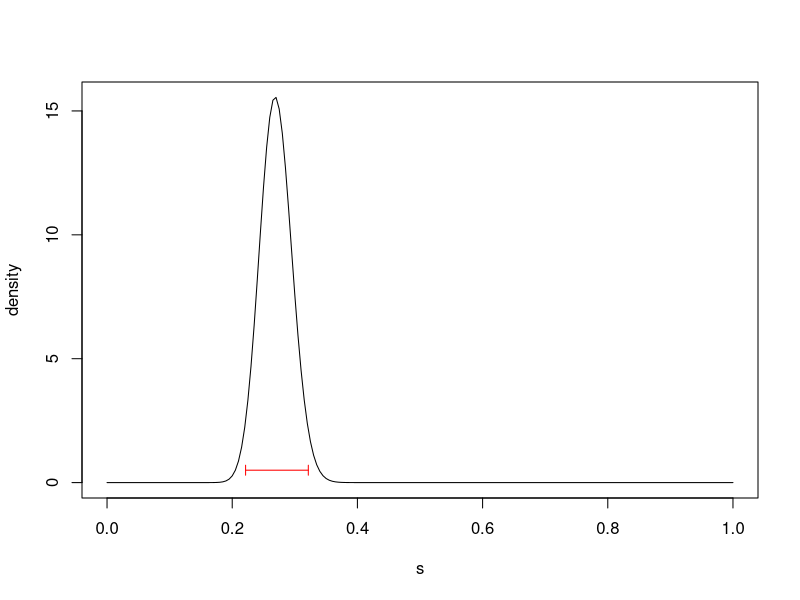
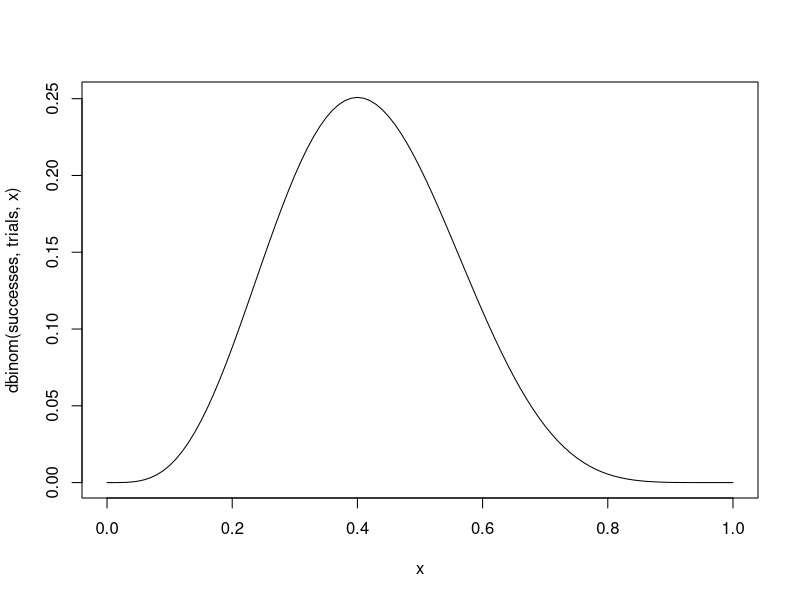
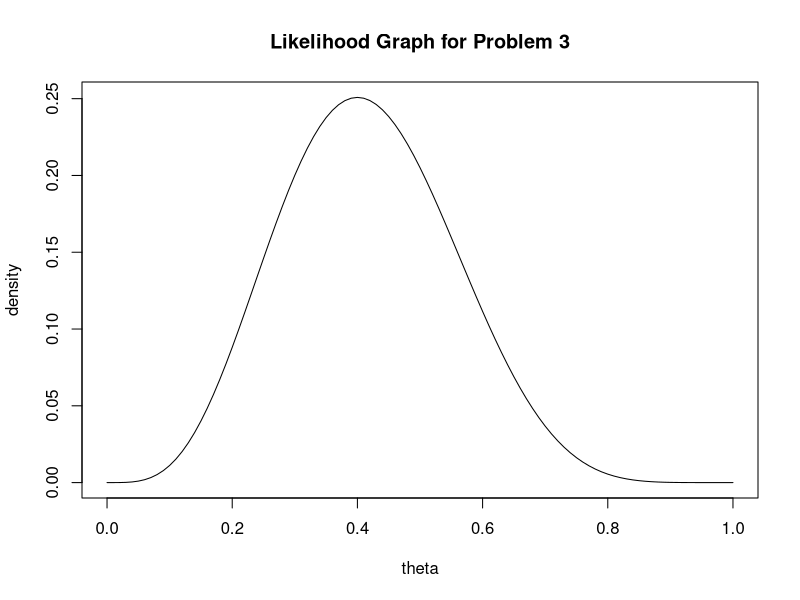
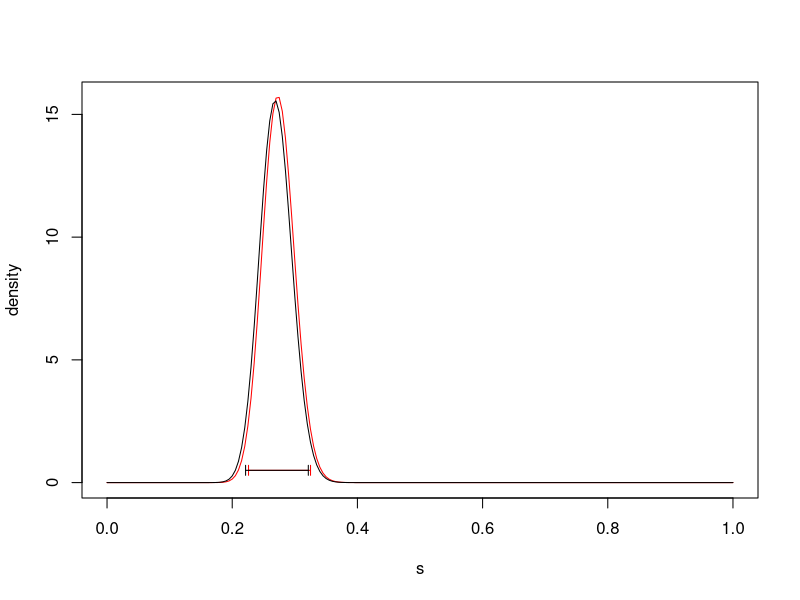
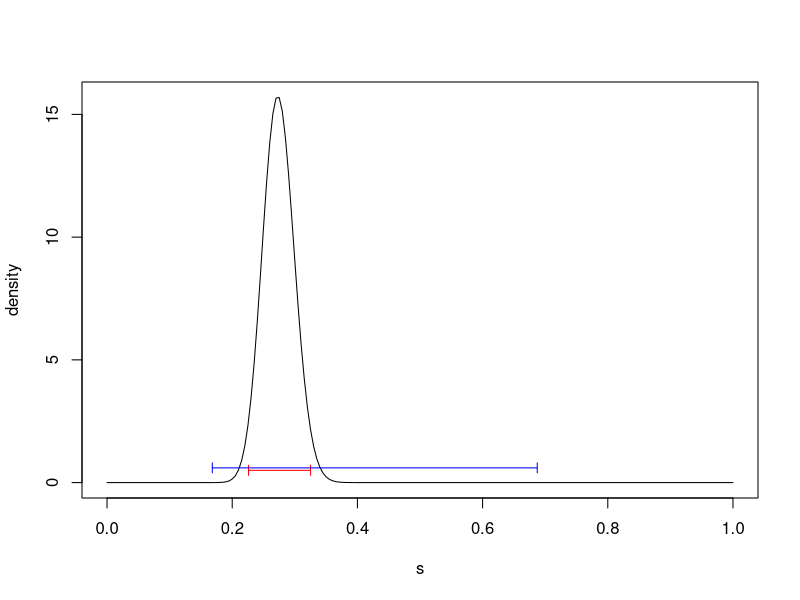
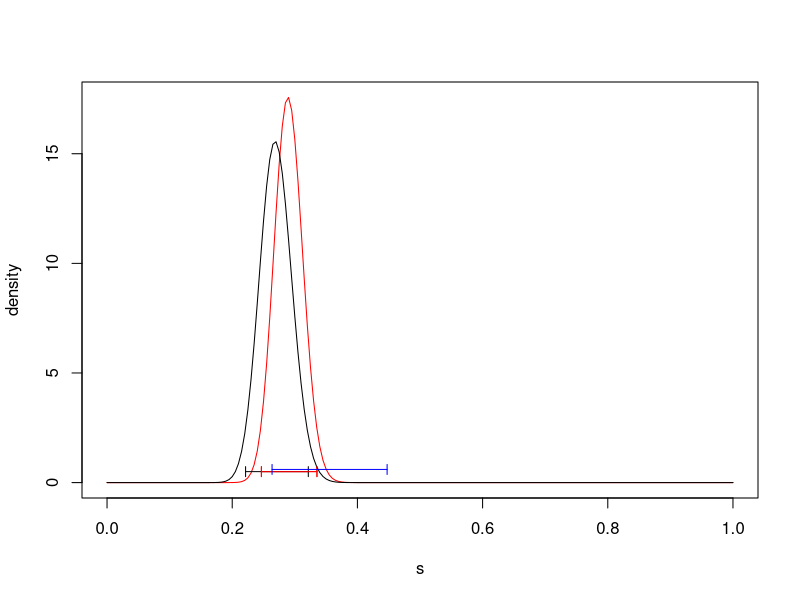
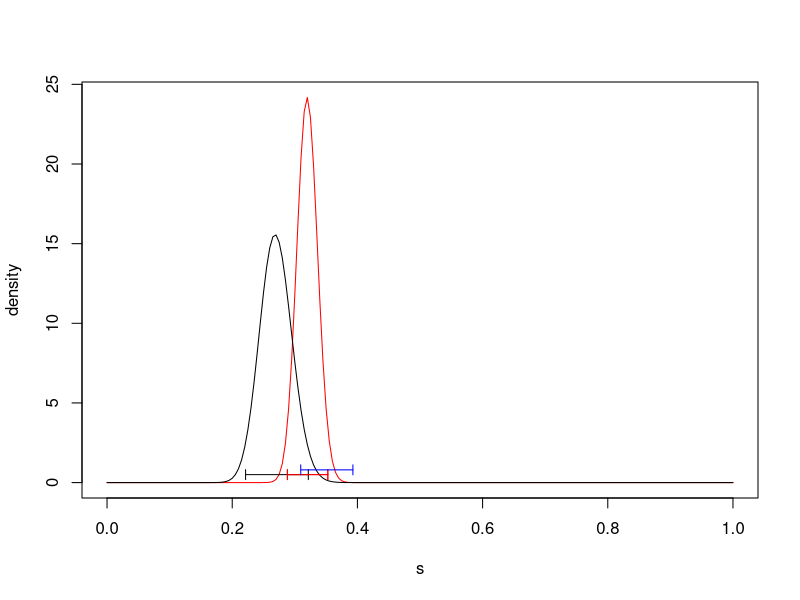
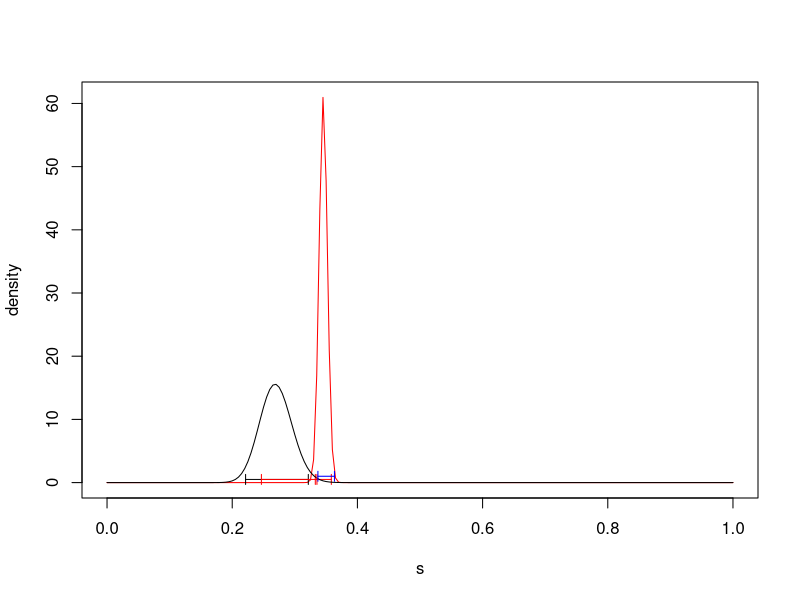

Write R code to recreate these figures, in order.
## ---- chunk 1
knitr::opts_chunk$set(echo = TRUE)
## ---- chunk 2
# First input the values for positive and negative on Absent and Disease
disease_positive <- 0.99
absent_positive <- 0.05
disease_negative <- (1 - 0.99)
absent_negative <- (1 - 0.05)

# Input probability of Disease and Absent
disease_probability <- 0.001
absent_probability <- (1 - 0.001)

# Find the first time they are tested as positive probability for Disease
first_disease_positive <- (disease_positive * disease_probability) / ( (disease_positive * disease_probability) + (absent_positive * absent_probability) )

first_disease_positive

# Find the re-test results as negative for Disease
retest_disease_probability <- first_disease_positive # to prevent rounding
retest_absent_probability <- (1 - retest_disease_probability)

retest_disease_negative <- (disease_negative * retest_disease_probability) / ( (disease_negative * retest_disease_probability) + (absent_negative * retest_absent_probability) )

retest_disease_negative
## ---- chunk 3
# First input the values for positive and negative on Absent and Disease
disease_positive <- 0.99
absent_positive <- 0.05
disease_negative <- (1 - 0.99)
absent_negative <- (1 - 0.05)

# Input probability of Disease and Absent
disease_probability <- 0.001
absent_probability <- (1 - 0.001)

# Utilize the Bayes' Rule to calculate for Disease Negative
first_disease_negative <-(disease_negative * disease_probability) / ( (disease_negative * disease_probability) + (absent_negative * absent_probability) )

first_disease_negative
## ---- chunk 4
# Find the re-test results as positive for Disease
retest_disease_probability <- first_disease_negative # to prevent rounding
retest_absent_probability <- (1 - retest_disease_probability)

retest_disease_positive <- (disease_positive * retest_disease_probability) / ( (disease_positive * retest_disease_probability) + (absent_positive * retest_absent_probability) )

retest_disease_positive

# Compare the results from 5.1 and 5.3
retest_disease_negative
retest_disease_positive
## ---- chunk 5
s <- seq(0.0, 1, by = 0.005)
plot(s, dbeta(s, 81, 219), type = 'l', ylab = 'density')
arrows(qbeta(0.025, 81, 219), 0.5, qbeta(0.975, 81, 219), 0.5, col = 'red', code = 3, angle = 90, length = 0.05) # adding an 'arrow' to display a credibility interval at the level y = 0.5
## ---- chunk 6
print( c( qbeta(0.025, 81, 219), qbeta(0.975, 81, 219) ) )  # equal tailed Credibility interval
## ---- chunk 7
# Create a Likelihood function
likelihoodfunc <- function(successes, trials)
  {
     curve(dbinom(successes,trials,x))
}

# Out of 10 trials, there were 4 successes
plot1 <- likelihoodfunc(4, 10)

plot(plot1, type = 'l', ylab = 'density', xlab = 'theta', main = 'Likelihood Graph for Problem 3')
## ---- chunk 8
s <- seq(0.0, 1, by = 0.005)

# N = 10, z = 4 --> Beta([81 + 4], [10 - 4 + 219]) --> Posterior Distribution
# Posterior Distribution
plot(s, dbeta(s, 85, 225), type = 'l', ylab = 'density', col = 'red')
arrows(qbeta(0.025, 85, 225), 0.5, qbeta(0.975, 85, 225), 0.5, col = 'red', code = 3, angle = 90, length = 0.05) 

# Prior Distribution
lines(s, dbeta(s, 81, 219), type = 'l', ylab = 'density', col = 'black')
arrows(qbeta(0.025, 81, 219), 0.5, qbeta(0.975, 81, 219), 0.5, col = 'black', code = 3, angle = 90, length = 0.05) 
## ---- chunk 9
library(Hmisc)

# Equal Tailed Credibility Interval
print( c( qbeta(0.025, 85, 225), qbeta(0.975, 85, 225) ) )  

# Confidence Interval
binconf(4, 10)

# Plot both credibility intervals
s <- seq(0.0, 1, by = 0.005)
plot(s, dbeta(s, 85, 225), type = 'l', ylab = 'density')
arrows(qbeta(0.025, 85, 225), 0.5, qbeta(0.975, 85, 225), 0.5, col = 'red', code = 3, angle = 90, length = 0.05) # Equal Tailed Credibility Interval
arrows(0.1681803, 0.6, 0.6873262, 0.6, col = 'blue', code = 3, angle = 90, length = 0.05) # Confidence Interval
## ---- chunk 10
s <- seq(0.0, 1, by = 0.005)

# N = 100, z = 35 --> Beta([81 + 35], [100 - 35 + 219]) --> Posterior Distribution
# Posterior Distribution
plot(s, dbeta(s, 116, 284), type = 'l', ylab = 'density', col = 'red')
arrows(qbeta(0.025, 116, 284), 0.5, qbeta(0.975, 116, 284), 0.5, col = 'red', code = 3, angle = 90, length = 0.05) 

# Prior Distribution
lines(s, dbeta(s, 81, 219), type = 'l', ylab = 'density', col = 'black')
arrows(qbeta(0.025, 81, 219), 0.5, qbeta(0.975, 81, 219), 0.5, col = 'black', code = 3, angle = 90, length = 0.05)


# Equal Tailed Credibility Interval
print( c( qbeta(0.025, 116, 284), qbeta(0.975, 116, 284) ) )  

# Confidence Interval
binconf(35, 100)

# Plot both intervals
arrows(qbeta(0.025, 116, 284), 0.5, qbeta(0.975, 116, 284), 0.5, col = 'red', code = 3, angle = 90, length = 0.05) # Equal Tailed Credibility Interval
arrows(0.2636425 , 0.6, 0.4474556, 0.6, col = 'blue', code = 3, angle = 90, length = 0.05) # Confidence Interval
## ---- chunk 11
s <- seq(0.0, 1, by = 0.005)

# N = 500, z = 175 --> Beta([81 + 175], [500 - 175 + 219]) --> Posterior Distribution
# Posterior Distribution
plot(s, dbeta(s, 256, 544), type = 'l', ylab = 'density', col = 'red')
arrows(qbeta(0.025, 256, 544), 0.5, qbeta(0.975, 256, 544), 0.5, col = 'red', code = 3, angle = 90, length = 0.05) 

# Prior Distribution
lines(s, dbeta(s, 81, 219), type = 'l', ylab = 'density', col = 'black')
arrows(qbeta(0.025, 81, 219), 0.5, qbeta(0.975, 81, 219), 0.5, col = 'black', code = 3, angle = 90, length = 0.05)


# Equal Tailed Credibility Interval
print( c( qbeta(0.025, 256, 544), qbeta(0.975, 256, 544) ) )  

# Confidence Interval
binconf(175, 500)

# Plot both intervals
arrows(qbeta(0.025, 256, 544), 0.5, qbeta(0.975, 256, 544), 0.5, col = 'red', code = 3, angle = 90, length = 0.05) # Equal Tailed Credibility Interval
arrows(0.3094802, 0.8, 0.3928071, 0.8, col = 'blue', code = 3, angle = 90, length = 0.05) # Confidence Interval
## ---- chunk 12
s <- seq(0.0, 1, by = 0.005)

# N = 5000, z = 1750 --> Beta([81 + 1750], [5000 - 1750 + 219]) --> Posterior Distribution
# Posterior Distribution
plot(s, dbeta(s, 1831, 3469), type = 'l', ylab = 'density', col = 'red')
arrows(qbeta(0.025, 1831, 3469), 0.5, qbeta(0.975, 1831, 3469), 0.5, col = 'red', code = 3, angle = 90, length = 0.05) 

# Prior Distribution
lines(s, dbeta(s, 81, 219), type = 'l', ylab = 'density', col = 'black')
arrows(qbeta(0.025, 81, 219), 0.5, qbeta(0.975, 81, 219), 0.5, col = 'black', code = 3, angle = 90, length = 0.05)


# Equal Tailed Credibility Interval
print( c( qbeta(0.025, 1831, 3469), qbeta(0.975, 1831, 3469) ) )  

# Confidence Interval
binconf(1750, 5000)

# Plot both intervals
arrows(qbeta(0.025, 116, 284), 0.5, qbeta(0.975, 116, 284), 0.5, col = 'red', code = 3, angle = 90, length = 0.05) # Equal Tailed Credibility Interval
arrows(0.336899, 1, 0.3633313, 1, col = 'blue', code = 3, angle = 90, length = 0.05) # Confidence Interval
## ---- chunk 13
set.seed(1)
samp <- rbeta(5*(10^4), 256, 544)
g <- function(theta){ 1 * (theta ^ 0) * ((1 - theta) ^ 4)}
mean(g(samp))
## ---- chunk 14
s <- seq(0, 30, by = 0.01)
plot(s, dgamma(s, 8, 1), type = 'l')
## ---- chunk 15
y <- c(0.131, 0.078, 0.297, 0.024, 0.016, 0.057, 0.070, 0.148, 0.070, 0.109)
# after you started the stop watch, the first customer arrived after 7 minutes and 52 seconds (0.131 of an hour)
# the next customer came 4 minutes and 41 seconds after that (0.078 of an hour). etc. etc.
# You gathered values for 10 customers total.
# Conveniently, they add up to exactly one hour!
## ---- chunk 16
s <- seq(0, 30, by = 0.01)
l <- function(lambda){
  y <- c(0.131, 0.078, 0.297, 0.024, 0.016, 0.057, 0.070, 0.148, 0.070, 0.109)
  prod(lambda * exp(-lambda * y))
}

res <- rep(NA, length(s))
for(i in 1:length(s)){
  res[i] <- l(s[i])
}

plot(s, res, type = 'l', main = 'likelihood of given data as a function of lambda')
## ---- chunk 17
s <- seq(0, 30, by = 0.01)
l_new <- function(lambda){
  y <- c(0.131, 0.078, 0.297, 0.024, 0.016, 0.057, 0.070, 0.148, 0.070, 0.109)
  ((lambda^n) * exp(-lambda))
}

n <- 10
res <- rep(NA, length(s))
for(i in 1:length(s)){
  res[i] <- l_new(s[i])
}

plot(s, res, type = 'l', main = 'likelihood function for lambda mathematically')
## ---- chunk 18
s <- seq(0, 30, by = 0.01)
posterior_distr <- function(lambda){
  y <- c(0.131, 0.078, 0.297, 0.024, 0.016, 0.057, 0.070, 0.148, 0.070, 0.109)
  (lambda^(n+a-1) * exp(-lambda*(b+1)))
}


n <- 10
a <- 8
b <- 1
res <- rep(NA, length(s))
for(i in 1:length(s)){
  res[i] <- posterior_distr(s[i])
}

plot(s, res, type = 'l', main = 'Posterior Distribution w/ Lambda and Gamma Conjugate Prior')
## ---- chunk 19
# Calculate our variables
x <- 71
sigma <- 3
sigma_0 <- 0.5
mu_0 <- 69

# Calculate our Posterior variables
sigma_1_sqrd <- ((sigma^2)*(sigma_0^2)) / (sigma^2 + sigma_0^2)
mu_1 <- ((mu_0/sigma_0^2) + (x/sigma^2)) * (sigma_1_sqrd)

# Seeing what mu_1 and sigma_1_sqrd is
mu_1
sigma_1_sqrd
